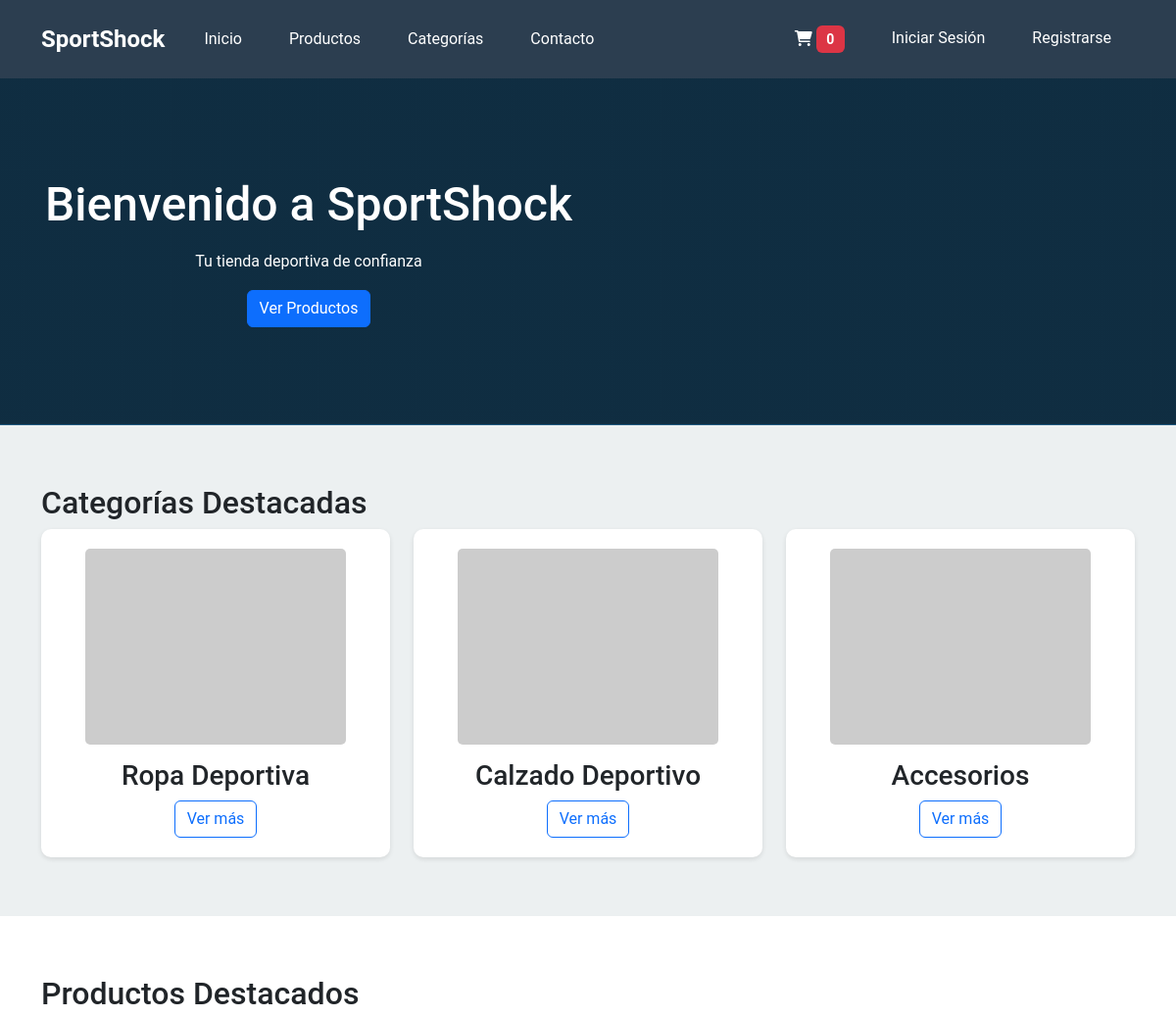
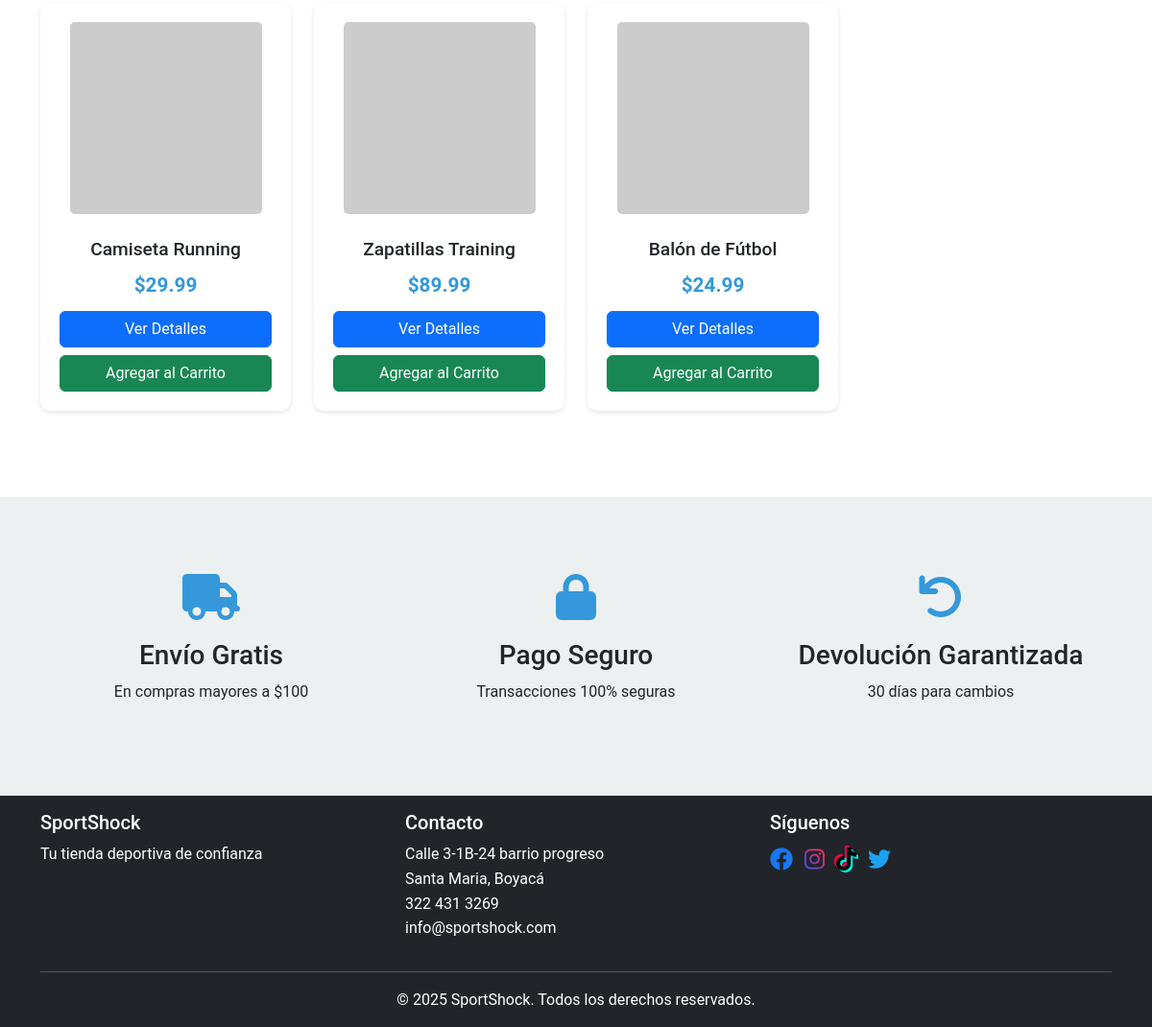
The page / on the database its author committed (2 pictures, top to bottom).
### tables this page shows
CREATE TABLE IF NOT EXISTS productos (
    id INT AUTO_INCREMENT PRIMARY KEY,
    nombre VARCHAR(100) NOT NULL,
    descripcion TEXT,
    precio DECIMAL(10,2) NOT NULL,
    stock INT NOT NULL DEFAULT 0,
    imagen VARCHAR(255),
    categoria_id INT,
    destacado BOOLEAN DEFAULT FALSE,
    fecha_creacion TIMESTAMP DEFAULT CURRENT_TIMESTAMP,
    FOREIGN KEY (categoria_id) REFERENCES categorias(id)
);

### includes/db.php (called while the page is built, shortened)
<?php
$conn = mysqli_connect(DB_HOST, DB_USER, DB_PASS, DB_NAME);
mysqli_set_charset($conn, "utf8");
function obtenerProductos($limite = null, $destacados = false) {
    global $conn;
    $query = "SELECT p.*,
              CASE
                WHEN p.imagen IS NULL OR p.imagen = ''
                THEN CONCAT('https://via.placeholder.com/300x300?text=', REPLACE(p.nombre, ' ', '+'))
                ELSE p.imagen
              END as imagen_url
              FROM productos p";
    if ($destacados) {
        $query .= " WHERE p.destacado = 1";
    }
    if ($limite) {
        $query .= " LIMIT " . (int)$limite;
    }
    $result = mysqli_query($conn, $query);
    $productos = array();
    while ($row = mysqli_fetch_assoc($result)) {
        $productos[] = $row;
    }
    return $productos;
}

### index.php (the view, shortened to what this page needs)
<?php
include 'includes/db.php';
?>
<!DOCTYPE html>
<html lang="es">
<head>
    <link rel="stylesheet" href="css/style.css">
    <link href="https://cdn.jsdelivr.net/npm/bootstrap@5.3.0/dist/css/bootstrap.min.css" rel="stylesheet">
    <link rel="stylesheet" href="https://cdnjs.cloudflare.com/ajax/libs/font-awesome/6.0.0/css/all.min.css">
</head>
<body>
    <?php include 'includes/header.php'; ?>
    <div class="hero-section">
        <div class="container">
            <div class="row">
                <div class="col-md-6">
                    <h1>Bienvenido a SportShock</h1>
                    <p>Tu tienda deportiva de confianza</p>
                    <a href="productos.php" class="btn btn-primary">Ver Productos</a>
                </div>
            </div>
        </div>
    </div>
    <section class="categories-section">
        <div class="container">
            <h2>Categorías Destacadas</h2>
            <div class="row">
                <div class="col-md-4">
                    <div class="category-card">
                        <img src="https://via.placeholder.com/400x300?text=Ropa+Deportiva" alt="Ropa Deportiva" class="img-fluid">
                        <h3>Ropa Deportiva</h3>
                        <a href="categorias.php?id=1" class="btn btn-outline-primary">Ver más</a>
                    </div>
                </div>
                <div class="col-md-4">
                    <div class="category-card">
                        <img src="https://via.placeholder.com/400x300?text=Calzado+Deportivo" alt="Calzado Deportivo" class="img-fluid">
                        <h3>Calzado Deportivo</h3>
                        <a href="categorias.php?id=2" class="btn btn-outline-primary">Ver más</a>
                    </div>
                </div>
                <div class="col-md-4">
                    <div class="category-card">
                        <img src="https://via.placeholder.com/400x300?text=Accesorios" alt="Accesorios" class="img-fluid">
                        <h3>Accesorios</h3>
                        <a href="categorias.php?id=3" class="btn btn-outline-primary">Ver más</a>
                    </div>
                </div>
            </div>
        </div>
    </section>
    <section class="featured-products">
        <div class="container">
            <h2>Productos Destacados</h2>
            <div class="row">
                <?php
                $productos = obtenerProductos(4, true);
                foreach($productos as $producto) {
                    ?>
                    <div class="col-md-3">
                        <div class="product-card">
                            <img src="<?php echo $producto['imagen_url']; ?>" alt="<?php echo htmlspecialchars($producto['nombre']); ?>" class="img-fluid">
                            <h3><?php echo htmlspecialchars($producto['nombre']); ?></h3>
                            <p class="price">$<?php echo number_format($producto['precio'], 2); ?></p>
                            <div class="d-grid gap-2">
                                <a href="producto.php?id=<?php echo $producto['id']; ?>" class="btn btn-primary">Ver Detalles</a>
                                <button class="btn btn-success agregar-carrito" data-id="<?php echo $producto['id']; ?>">
                                    Agregar al Carrito
                                </button>
                            </div>
                        </div>
                    </div>
                    <?php
                }
                ?>
            </div>
        </div>
    </section>
    <section class="features-section">
        <div class="container">
            <div class="row">
                <div class="col-md-4">
                    <div class="feature">
                        <i class="fas fa-truck"></i>
                        <h3>Envío Gratis</h3>
                        <p>En compras mayores a $100</p>
                    </div>
                </div>
                <div class="col-md-4">
                    <div class="feature">
                        <i class="fas fa-lock"></i>
                        <h3>Pago Seguro</h3>
                        <p>Transacciones 100% seguras</p>
                    </div>
                </div>
                <div class="col-md-4">
                    <div class="feature">
                        <i class="fas fa-undo"></i>
                        <h3>Devolución Garantizada</h3>
                        <p>30 días para cambios</p>
                    </div>
                </div>
            </div>
        </div>
    </section>
    <?php include 'includes/footer.php'; ?>
</body>
</html>

### css/style.css (style rules this page uses)
:root { --primary-color: #3498db; --secondary-color: #2ecc71; --dark-color: #2c3e50; --light-color: #ecf0f1; --danger-color: #e74c3c; --warning-color: #f1c40f; }
body { font-family: 'Roboto', sans-serif; line-height: 1.6; margin: 0; padding: 0; }
.hero-section { background: linear-gradient(rgba(0,0,0,0.7), rgba(0,0,0,0.7)), #3498db; background-size: cover; background-position: center; color: white; padding: 100px 0; text-align: center; }
.hero-section h1 { font-size: 3rem; margin-bottom: 1rem; }
.categories-section { padding: 60px 0; background-color: var(--light-color); }
.category-card { background: white; border-radius: 10px; padding: 20px; text-align: center; box-shadow: 0 2px 5px rgba(0,0,0,0.1); transition: transform 0.3s ease; }
.category-card img { max-width: 100%; height: 200px; object-fit: cover; border-radius: 5px; margin-bottom: 15px; }
.featured-products { padding: 60px 0; }
.product-card { background: white; border-radius: 10px; padding: 20px; text-align: center; box-shadow: 0 2px 5px rgba(0,0,0,0.1); margin-bottom: 30px; transition: transform 0.3s ease; }
.product-card img { max-width: 100%; height: 200px; object-fit: cover; border-radius: 5px; margin-bottom: 15px; }
.product-card h3 { font-size: 1.2rem; margin: 10px 0; }
.price { color: var(--primary-color); font-size: 1.3rem; font-weight: bold; margin: 10px 0; }
.features-section { background-color: var(--light-color); padding: 60px 0; }
.feature { text-align: center; padding: 20px; }
.feature i { font-size: 3rem; color: var(--primary-color); margin-bottom: 20px; }

### rows shown on the page
productos: nombre "Camiseta Running", precio "29.99"
productos: nombre "Zapatillas Training", precio "89.99"
productos: nombre "Balón de Fútbol", precio "24.99"
